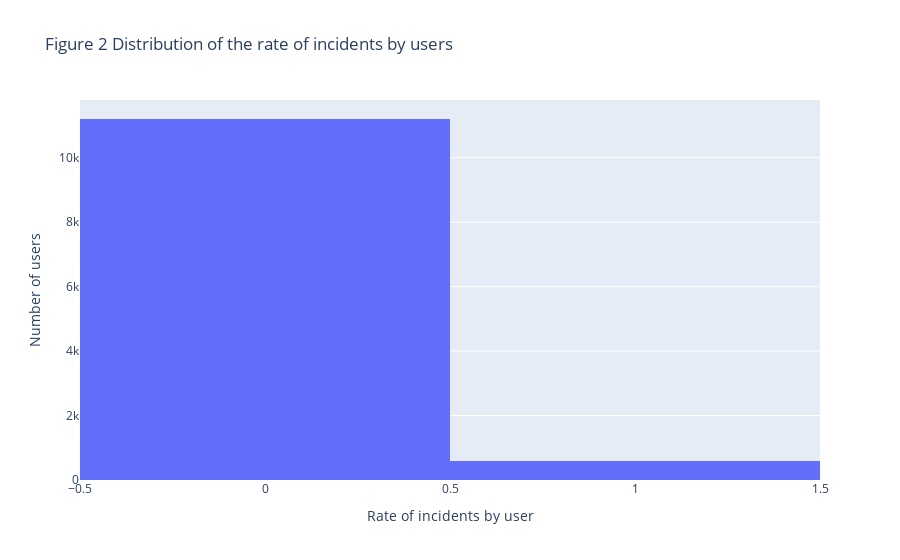

The code cell stored with this chart in its notebook:
### Code cell
# Let's make it fancy. 
fig = px.histogram(
    incident_rate_per_user,
    x=incident_rate_per_user.values,
    nbins=2,
    title='Figure 2 Distribution of the rate of incidents by users'
)
fig.update_layout(
    xaxis_title='Rate of incidents by user',
    yaxis_title='Number of users'
)
fig.show()

# Maybe we don't need a figure for this rate, but we are happy to see that the most of the users
# didn't have any incident.

### Figure 1 — Plotly figure (JSON) as saved in the notebook; plotly's stock layout.template omitted (floating-point values rounded to 4 significant figures; data arrays with more than 128 entries replaced by an {"elided": "..."} marker saying what was removed)
{"data": [{"bingroup": "x", "hovertemplate": "x=%{x}<br>count=%{y}<extra></extra>", "legendgroup": "", "marker": {"color": "#636efa", "pattern": {"shape": ""}}, "name": "", "nbinsx": 2, "orientation": "v", "showlegend": false, "type": "histogram", "x": {"elided": "11793 float values"}, "xaxis": "x", "yaxis": "y"}], "layout": {"barmode": "relative", "legend": {"tracegroupgap": 0}, "title": {"text": "Figure 2 Distribution of the rate of incidents by users"}, "xaxis": {"anchor": "y", "domain": [0, 1], "title": {"text": "Rate of incidents by user"}}, "yaxis": {"anchor": "x", "domain": [0, 1], "title": {"text": "Number of users"}}}}
